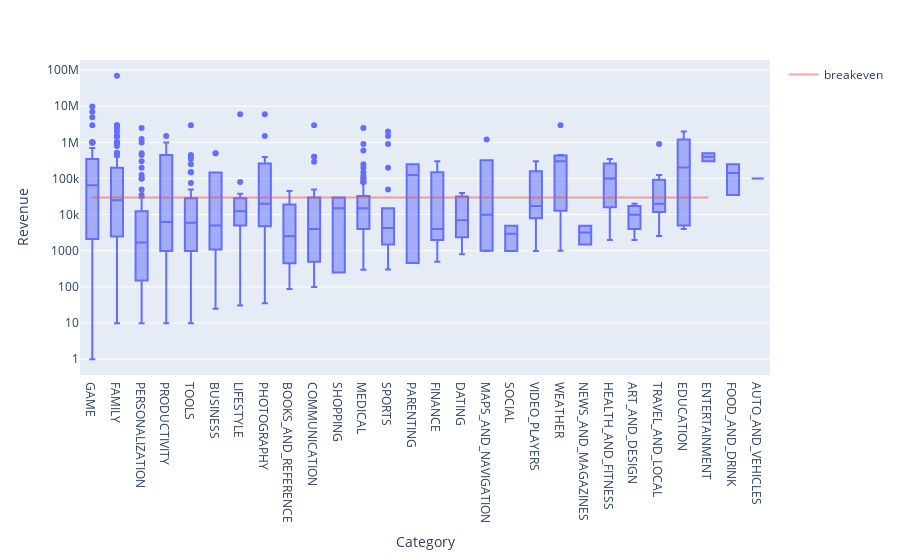

The notebook cell saved with this chart:
### Code cell
fig = px.box(data_frame=paid,x='Category',y='Revenue',log_y=True,width=1500)
fig.add_trace(go.Scatter(x=['GAME', 'ENTERTAINMENT'], y=[30e3, 30e3], mode="lines", name="breakeven",hoverinfo='skip',opacity=0.5))

fig.update_layout(xaxis=dict(categoryorder='min ascending'))
fig.show()

### Figure 1 — Plotly figure (JSON) as saved in the notebook; plotly's stock layout.template omitted (floating-point values rounded to 4 significant figures; data arrays with more than 128 entries replaced by an {"elided": "..."} marker saying what was removed)
{"data": [{"alignmentgroup": "True", "hovertemplate": "Category=%{x}<br>Revenue=%{y}<extra></extra>", "legendgroup": "", "marker": {"color": "#636efa"}, "name": "", "notched": false, "offsetgroup": "", "orientation": "v", "showlegend": false, "type": "box", "x": {"elided": "589 str values"}, "x0": " ", "xaxis": "x", "y": {"elided": "589 float values"}, "y0": " ", "yaxis": "y"}, {"hoverinfo": "skip", "mode": "lines", "name": "breakeven", "opacity": 0.5, "type": "scatter", "x": ["GAME", "ENTERTAINMENT"], "y": [30000, 30000]}], "layout": {"autosize": true, "boxmode": "group", "legend": {"tracegroupgap": 0}, "margin": {"t": 60}, "xaxis": {"anchor": "y", "autorange": true, "categoryorder": "min ascending", "domain": [0, 1], "range": [-0.5, 27.5], "title": {"text": "Category"}, "type": "category"}, "yaxis": {"anchor": "x", "autorange": true, "domain": [0, 1], "range": [-0.4404, 8.281], "title": {"text": "Revenue"}, "type": "log"}}}
